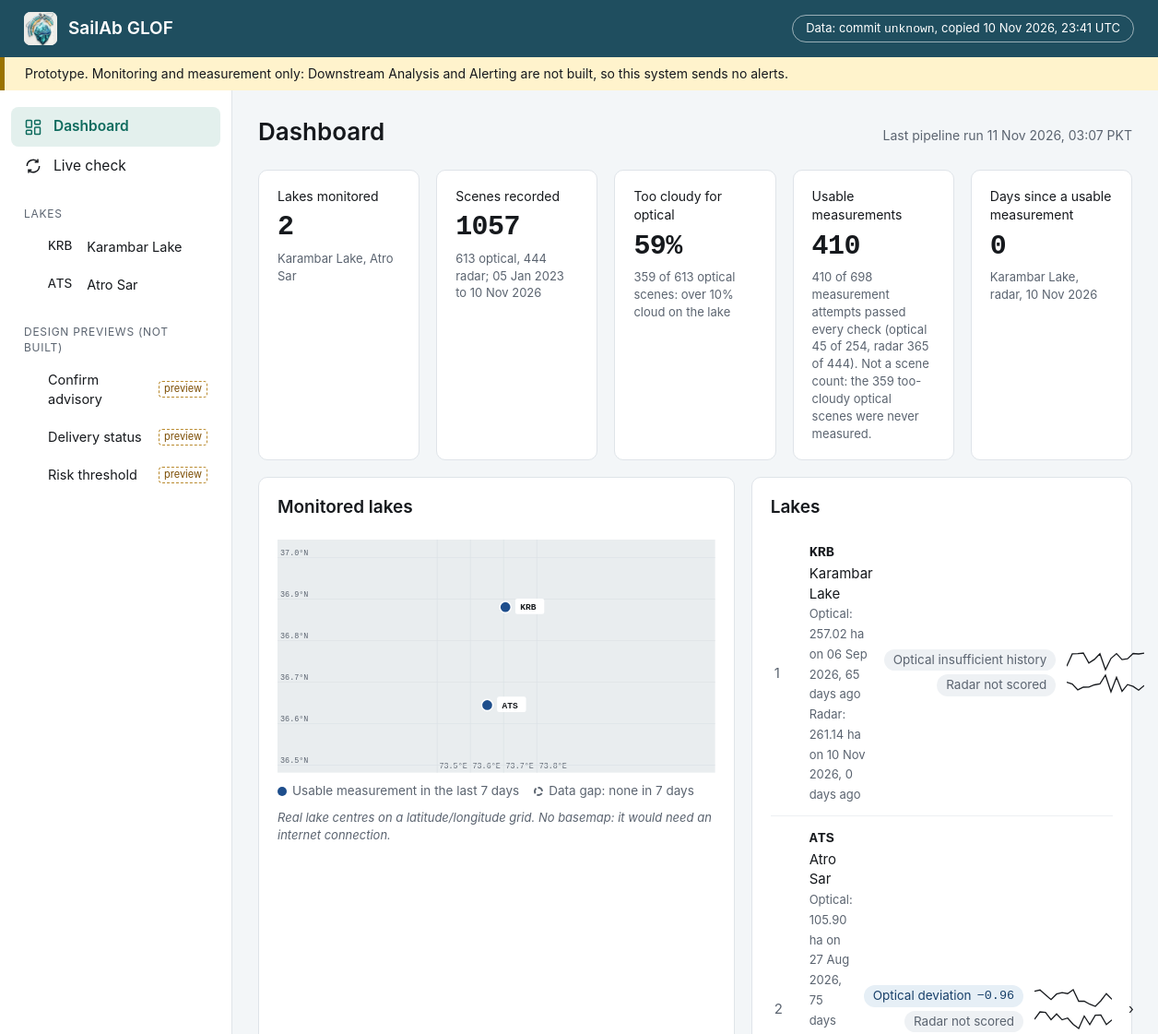
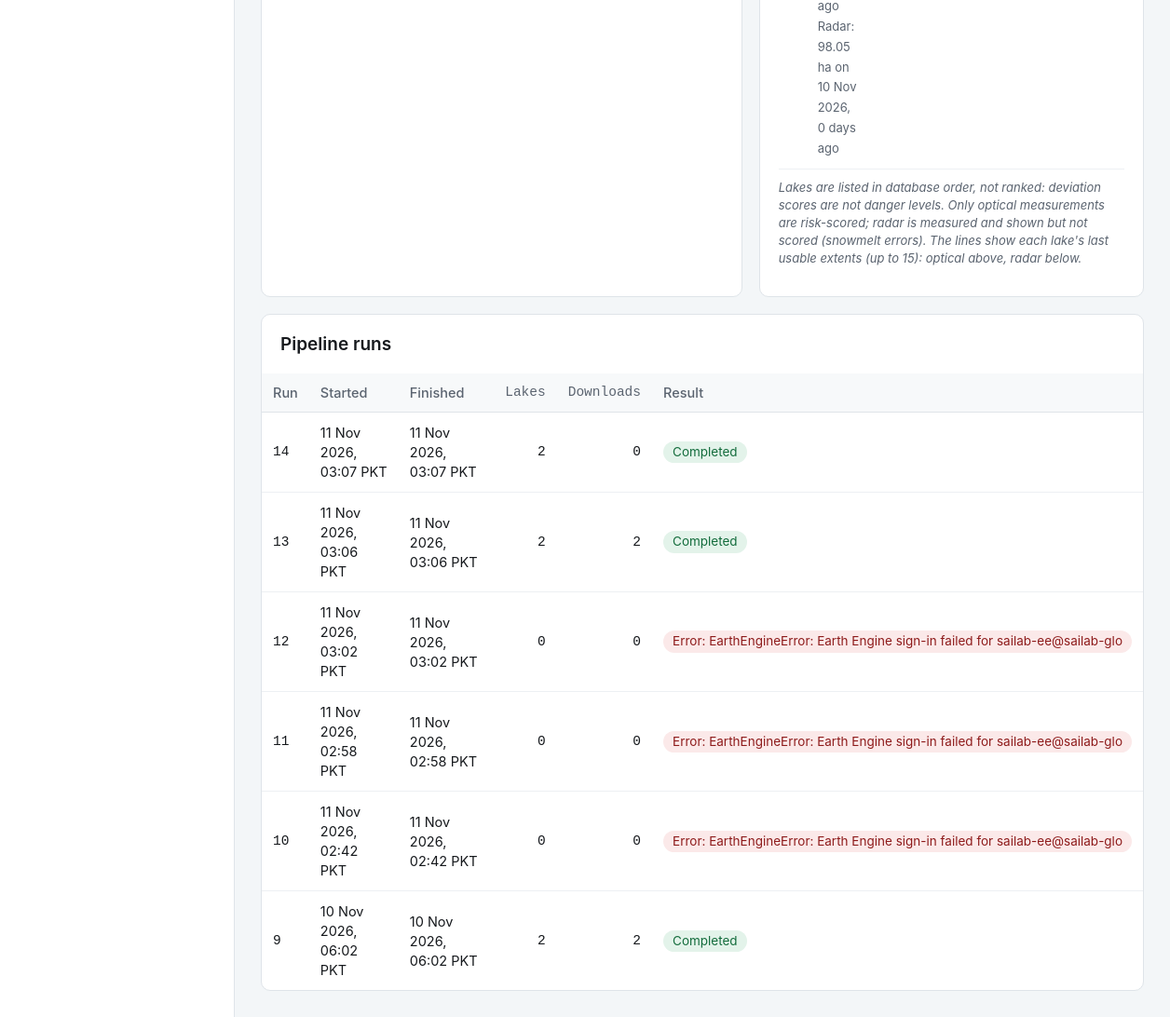
The page / on the database its author committed (2 pictures, top to bottom).
### tables this page shows
CREATE TABLE lake (
    id INTEGER PRIMARY KEY,
    code TEXT NOT NULL UNIQUE,
    name TEXT NOT NULL,
    centre_lon REAL NOT NULL,
    centre_lat REAL NOT NULL,
    boundary_radius_m REAL NOT NULL,
    growth_distance_limit_m REAL NOT NULL DEFAULT 2500
);

CREATE TABLE run_log (
    id INTEGER PRIMARY KEY,
    started_at TEXT NOT NULL,
    finished_at TEXT,
    lakes_processed INTEGER NOT NULL DEFAULT 0,
    scenes_downloaded INTEGER NOT NULL DEFAULT 0,
    errors TEXT
);

CREATE TABLE scene (
    id INTEGER PRIMARY KEY,
    lake_id INTEGER NOT NULL REFERENCES lake(id),
    source TEXT NOT NULL,
    acquired_at TEXT NOT NULL,
    cloud_fraction REAL,
    file_path TEXT NOT NULL,
    downloaded_at TEXT NOT NULL
);

CREATE TABLE measurement (
    id INTEGER PRIMARY KEY,
    scene_id INTEGER NOT NULL UNIQUE REFERENCES scene(id),
    lake_id INTEGER NOT NULL REFERENCES lake(id),
    sensor TEXT NOT NULL,
    extent_ha REAL,
    status TEXT NOT NULL,
    measured_at TEXT NOT NULL
);

CREATE TABLE risk_score (
    id INTEGER PRIMARY KEY,
    lake_id INTEGER NOT NULL REFERENCES lake(id),
    measurement_id INTEGER NOT NULL REFERENCES measurement(id),
    method TEXT NOT NULL,
    status TEXT NOT NULL,
    baseline_ha REAL,
    deviation_score REAL,
    scored_at TEXT NOT NULL
, score_0_100 REAL, reason TEXT);

### webapp/main.py (the view)
    @app.get("/", response_class=HTMLResponse)
    def dashboard_page(request: Request) -> HTMLResponse:
        with read_only() as conn:
            d = pages.dashboard(conn, today())
        return render(request, "dashboard.html", "dashboard", d)

### webapp/templates/dashboard.html (shortened to what this page needs)
{% extends "base.html" %}
{% from "_macros.html" import score_chip, radar_not_scored, icon_info, icon_warn, icon_error %}
{% block main %}
<div class="page-head">
  <h1>Dashboard</h1>
  <span class="meta">
    {% if d.latest_run %}Last pipeline run {{ d.latest_run.started_at | pkt }}{% else %}No pipeline run recorded{% endif %}
  </span>
</div>
<div class="grid kpis">
  <div class="card kpi"><div class="label">Lakes monitored</div>
    <div class="value">{{ d.lakes | length }}</div>
    <div class="note">{% for l in d.lakes %}{{ l.name }}{{ ", " if not loop.last }}{% endfor %}</div></div>
  <div class="card kpi"><div class="label">Scenes recorded</div>
    <div class="value">{{ d.totals.scene }}</div>
    <div class="note">{{ d.totals.optical_scenes }} optical, {{ d.totals.radar_scenes }} radar{% if d.first_scene %}; {{ d.first_scene | date }} to {{ d.last_scene | date }}{% endif %}</div></div>
  <div class="card kpi"><div class="label">Too cloudy for optical</div>
    <div class="value">{% if d.too_cloudy_pct is not none %}{{ "%.0f" | format(d.too_cloudy_pct) }}%{% else %}—{% endif %}</div>
    <div class="note">{{ d.totals.too_cloudy }} of {{ d.totals.optical_scenes }} optical scenes: over 10% cloud on the lake</div></div>
  <div class="card kpi"><div class="label">Usable measurements</div>
    <div class="value">{{ d.totals.optical_ok + d.totals.radar_ok }}</div>
    <div class="note">{{ d.totals.optical_ok + d.totals.radar_ok }} of {{ d.totals.optical_measurements + d.totals.radar_measurements }} measurement attempts passed every check
      (optical {{ d.totals.optical_ok }} of {{ d.totals.optical_measurements }}, radar {{ d.totals.radar_ok }} of {{ d.totals.radar_measurements }}).
      Not a scene count: the {{ d.totals.too_cloudy }} too-cloudy optical scenes were never measured.</div></div>
  <div class="card kpi"><div class="label">Days since a usable measurement</div>
    <div class="value">{% if d.freshest %}{{ d.freshest.days_since_any_ok }}{% else %}—{% endif %}</div>
    <div class="note">{% if d.freshest %}{% set fs = d.freshest.summary %}{{ d.freshest.name }},
      {% if fs.radar.days_since_last_ok is not none and (fs.days_since_last_ok is none or fs.radar.days_since_last_ok < fs.days_since_last_ok) %}radar, {{ fs.radar.latest_ok_measurement.acquired_at | date }}{% else %}optical, {{ fs.latest_ok_measurement.acquired_at | date }}{% endif %}{% else %}none yet{% endif %}</div></div>
</div>
<div class="grid two">
  <section class="card">
    <div class="card-head"><h2>Monitored lakes</h2></div>
    {% if d.map_svg %}{{ d.map_svg | safe }}{% endif %}
    <div class="legend" style="margin-top:10px">
      <span><i style="background:#1e4e8c"></i>Usable measurement in the last {{ stale_days }} days</span>
      <span><i style="background:#fff;border:2px dashed #5b6470"></i>Data gap: none in {{ stale_days }} days</span>
    </div>
    <p class="footnote">Real lake centres on a latitude/longitude grid. No basemap: it would need an internet connection.</p>
  </section>
  <section class="card">
    <h2>Lakes</h2>
    {% for l in d.lakes %}
    {% set s = l.summary %}{% set r = s.radar %}
    <a class="lake-row" href="/lakes/{{ l.code }}">
      <span class="rank">{{ loop.index }}</span>
      <span><span class="code">{{ l.code }}</span> {{ l.name }}<br>
        <span class="sub">Optical: {% if s.latest_ok_measurement %}{{ s.latest_ok_measurement.extent_ha | ha }} on {{ s.latest_ok_measurement.acquired_at | date }}, {{ s.days_since_last_ok }} days ago{% else %}No usable measurement yet{% endif %}</span><br>
        <span class="sub">Radar: {% if r.latest_ok_measurement %}{{ r.latest_ok_measurement.extent_ha | ha }} on {{ r.latest_ok_measurement.acquired_at | date }}, {{ r.days_since_last_ok }} days ago{% else %}No usable measurement yet{% endif %}</span></span>
      <span style="display:flex;flex-direction:column;gap:4px;align-items:flex-end">{{ score_chip(s.latest_risk_score, "optical") }}{{ radar_not_scored() }}</span>
      <span style="display:flex;flex-direction:column;gap:2px">{{ l.sparkline | safe }}{{ l.radar_sparkline | safe }}</span>
      <span>›</span>
    </a>
    {% endfor %}
    <p class="footnote">Lakes are listed in database order, not ranked: deviation scores are not danger levels.
      Only optical measurements are risk-scored; radar is measured and shown but not scored (snowmelt errors).
      The lines show each lake's last usable extents (up to 15): optical above, radar below.</p>
  </section>
</div>
<section class="card table-card mt">
  <h2>Pipeline runs</h2>
  <table>
    <tr><th>Run</th><th>Started</th><th>Finished</th><th class="num">Lakes</th><th class="num">Downloads</th><th>Result</th></tr>
    {% for r in d.runs %}
    <tr>
      <td class="mono">{{ r.id }}</td>
      <td>{{ r.started_at | pkt }}</td>
      <td>{{ r.finished_at | pkt }}</td>
      <td class="num">{{ r.lakes_processed }}</td>
      <td class="num">{{ r.scenes_downloaded }}</td>
      <td>{% if r.errors %}<span class="chip error" title="{{ r.errors }}">Error: {{ r.errors.splitlines()[0][:70] }}</span>{% elif r.finished_at %}<span class="chip ok">Completed</span>{% else %}<span class="chip warn">Not finished</span>{% endif %}</td>
    </tr>
    {% else %}
    <tr><td colspan="6">No pipeline run recorded.</td></tr>
    {% endfor %}
  </table>
</section>
{% endblock %}

### webapp/templates/base.html (shortened to what this page needs)
<!doctype html>
<html lang="en">
<head>
  <link rel="stylesheet" href="/static/style.css">
</head>
<body>
  <header class="topbar">
    <a class="brand" href="/"><img src="/static/logo_mark.png" alt="">SailAb GLOF</a>
    <a class="provenance" href="/api/provenance" title="Which published database state these pages show">
      Data: commit <span class="mono">{{ provenance.git_commit or "unknown" }}</span>, copied {{ provenance.copied_at | utc_time }}
    </a>
  </header>
  <div class="banner-top">
    Prototype. Monitoring and measurement only: Downstream Analysis and Alerting are not built, so this system sends no alerts.
  </div>
  <div class="layout">
    <nav class="sidebar">
      <a href="/" class="{{ 'active' if nav == 'dashboard' }}">
        <svg viewBox="0 0 24 24" fill="none" stroke="currentColor" stroke-width="1.8"><rect x="3" y="3" width="7" height="9" rx="1"/><rect x="14" y="3" width="7" height="5" rx="1"/><rect x="14" y="12" width="7" height="9" rx="1"/><rect x="3" y="16" width="7" height="5" rx="1"/></svg>
        Dashboard</a>
      <a href="/live" class="{{ 'active' if nav == 'live' }}">
        <svg viewBox="0 0 24 24" fill="none" stroke="currentColor" stroke-width="1.8"><path d="M4 12a8 8 0 0 1 14-5.3M20 12a8 8 0 0 1-14 5.3"/><path d="M18 3v4h-4M6 21v-4h4"/></svg>
        Live check</a>
      <div class="section">Lakes</div>
      {% for l in nav_lakes %}
      <a href="/lakes/{{ l.code }}" class="sub {{ 'active' if nav == l.code }}"><span class="mono">{{ l.code }}</span>&nbsp;{{ l.name }}</a>
      {% endfor %}
      <div class="section">Design previews (not built)</div>
      <a href="/preview/confirm-advisory" class="sub preview-link {{ 'active' if nav == 'p-confirm' }}">Confirm advisory</a>
      <a href="/preview/delivery-status" class="sub preview-link {{ 'active' if nav == 'p-delivery' }}">Delivery status</a>
      <a href="/preview/risk-threshold" class="sub preview-link {{ 'active' if nav == 'p-threshold' }}">Risk threshold</a>
    </nav>
    <main>{% block main %}{% endblock %}</main>
  </div>
</body>
</html>

### webapp/templates/_macros.html (shortened to what this page needs)
{% macro score_chip(score, sensor=None) -%}
  {%- set who = (sensor ~ " ") if sensor else "" -%}
  {%- if score is none -%}
    <span class="chip muted" title="No {{ who }}risk score has been computed for this lake yet">{{ who | capitalize }}{{ "no score yet" if sensor else "No score yet" }}</span>
  {%- elif score.status == 'insufficient_history' -%}
    <span class="chip muted" title="Not enough earlier same-month {{ who }}measurements to say what is normal (check F: 5 values from 2 years)">{{ who | capitalize }}{{ "insufficient history" if sensor else "Insufficient history" }}</span>
  {%- else -%}
    <span class="chip score{{ ' radar' if sensor == 'radar' }}" title="Deviation score: standard deviations from this lake's earlier {{ who }}values in the same calendar month. Not a probability or danger level.">{{ who | capitalize }}{{ "deviation" if sensor else "Deviation" }} <span class="num">{{ score.deviation_score | score }}</span></span>
  {%- endif -%}
{%- endmacro %}
{% macro radar_not_scored() -%}
<span class="chip muted" title="Radar is measured and shown, but not risk-scored in this build: during snowmelt (April-June) wet snow looks like water on radar, and those errors produced false anomalies. In summer radar reads +5.2% (Karambar) and -6.4% (Atro Sar) against near-same-day optical, on 16 scenes from 2 lakes.">Radar not scored</span>
{%- endmacro %}

### rows shown on the page
lake: code "KRB", name "Karambar Lake", last ",", freshest.name "Karambar Lake", days_since_last_ok "65", days_since_last_ok "0", who "Optical", value "insufficient history"
lake: code "ATS", name "Atro Sar", map_svg "73.5°E 73.6°E 73.7°E 73.8°E 36.5°N 36.6°N 36.7°N 36.8°N 36.9°N 37.0°N KRB ATS", days_since_last_ok "75", days_since_last_ok "0", who "Optical", value "deviation"
run_log: latest_run.started_at|pkt "11 Nov 2026, 03:07 PKT", id "14", started_at|pkt "11 Nov 2026, 03:07 PKT", finished_at|pkt "11 Nov 2026, 03:07 PKT", lakes_processed "2", scenes_downloaded "0", shows "Completed"
scene: radar.latest_ok_measurement.acquired_at "10 Nov 2026", latest_ok_measurement.acquired_at "10 Nov 2026"
measurement: latest_ok_measurement.extent_ha|ha "257.02 ha"
scene: latest_ok_measurement.acquired_at "06 Sep 2026"
measurement: latest_ok_measurement.extent_ha|ha "261.14 ha"
measurement: latest_ok_measurement.extent_ha|ha "105.90 ha"
scene: latest_ok_measurement.acquired_at "27 Aug 2026"
measurement: latest_ok_measurement.extent_ha|ha "98.05 ha"
scene: latest_ok_measurement.acquired_at "10 Nov 2026"
risk_score: deviation_score|score "−0.96"
run_log: id "13", started_at|pkt "11 Nov 2026, 03:06 PKT", finished_at|pkt "11 Nov 2026, 03:06 PKT", lakes_processed "2", scenes_downloaded "2", shows "Completed"
run_log: id "12", started_at|pkt "11 Nov 2026, 03:02 PKT", finished_at|pkt "11 Nov 2026, 03:02 PKT", lakes_processed "0", scenes_downloaded "0", errors "EarthEngineError: Earth Engine sign-in failed for sailab-ee@sailab-glo"
run_log: id "11", started_at|pkt "11 Nov 2026, 02:58 PKT", finished_at|pkt "11 Nov 2026, 02:58 PKT", lakes_processed "0", scenes_downloaded "0", errors "EarthEngineError: Earth Engine sign-in failed for sailab-ee@sailab-glo"
run_log: id "10", started_at|pkt "11 Nov 2026, 02:42 PKT", finished_at|pkt "11 Nov 2026, 02:42 PKT", lakes_processed "0", scenes_downloaded "0", errors "EarthEngineError: Earth Engine sign-in failed for sailab-ee@sailab-glo"
run_log: id "9", started_at|pkt "10 Nov 2026, 06:02 PKT", finished_at|pkt "10 Nov 2026, 06:02 PKT", lakes_processed "2", scenes_downloaded "2", shows "Completed"

### other values the page prints
{{ provenance.git_commit or "unknown" }} "unknown"
{{ provenance.copied_at | utc_time }} "10 Nov 2026, 23:41 UTC"
{{ d.lakes | length }} "2"
{{ d.totals.scene }} "1057"
{{ d.totals.optical_scenes }} "613"
{{ d.totals.radar_scenes }} "444"
{{ d.first_scene | date }} "05 Jan 2023"
{{ d.last_scene | date }} "10 Nov 2026"
{{ "%.0f" | format(d.too_cloudy_pct) }} "59"
{{ d.totals.too_cloudy }} "359"
{{ d.totals.optical_ok + d.totals.radar_ok }} "410"
{{ d.totals.optical_measurements + d.totals.radar_measurements }} "698"
{{ d.totals.optical_ok }} "45"
{{ d.totals.optical_measurements }} "254"
{{ d.totals.radar_ok }} "365"
